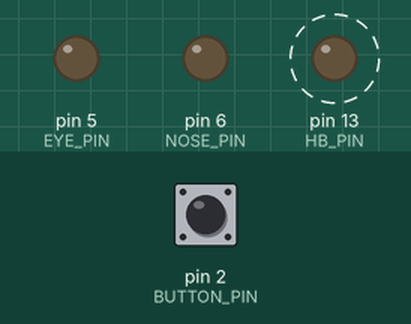
This program was run on a simulated Arduino Nano Every. Shown: output pins drawn as LEDs (lit = HIGH). Dashed ring = blinking. Inputs (shaded band) come from the test bench; at power-on: pin 2 (BUTTON_PIN) HIGH.

Above: at 1.2 s.
1.3 s: pin 2 (BUTTON_PIN) pulled LOW for 0.15 s
At 1.95 s:
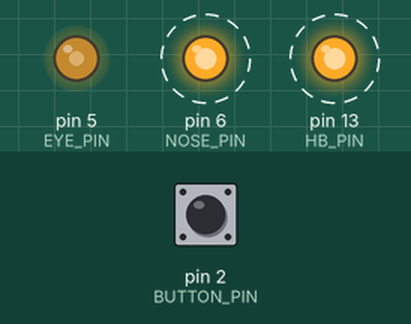
At 7.95 s:
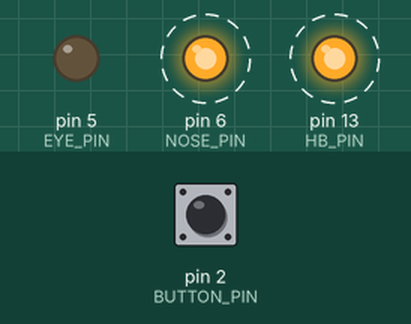
Timing chart, 0 to 13.3 s (numbered marks = the images above; inputs shaded):
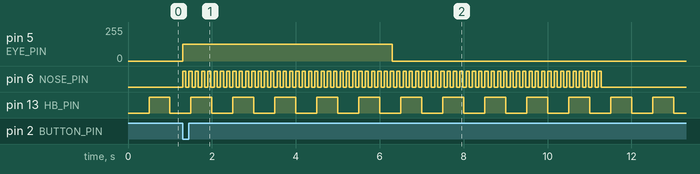

Measured:
- after the input at 1.3 s, pin 5 (EYE_PIN): 0/255 → 127/255 at once, → 0/255 5.0 s later; pin 6 (NOSE_PIN): alternates HIGH for 0.08 s and LOW for 0.08 s, 134 changes in all, then stays LOW, starting at once
- by itself, pin 13 (HB_PIN): alternates HIGH for 0.50 s and LOW for 0.50 s

The program:

main.cpp
```cpp
#include <Arduino.h>

// ── Pin assignments ───────────────────────────────────────────────────────────
#define EYE_PIN    5
#define NOSE_PIN   6
#define HB_PIN     13

#define BUTTON_PIN 2
#define POT_EYE    A0
#define POT_NOSE   A1

// ── Limits ────────────────────────────────────────────────────────────────────
#define ADC_MAX 1023
#define PWM_MAX 255

// ── Timing (ms) ───────────────────────────────────────────────────────────────
#define EYE_TIME   5000UL
#define NOSE_TIME  10000UL
// Half-period bounds for nose blink in milliseconds.
// Smaller half-period = faster blink rate.
#define BLINK_MIN  50UL    // shortest half-period (~10 Hz, fastest blink)
#define BLINK_MAX  100UL   // longest  half-period (~5  Hz, slowest blink)
#define HB_HALF    500UL

// ── Function prototypes ───────────────────────────────────────────────────────
void buttonISR();
void readInputs(int &eye_raw, int &nose_raw);
void computeParams(int eye_raw, int nose_raw);
void updateHeartbeat();

// ── State machine ─────────────────────────────────────────────────────────────
// IDLE:        waiting for button press; all LEDs off
// ANALOG_READ: read potentiometers and compute parameters; transition to LED_OUTPUT
// LED_OUTPUT:  drive eye and nose LEDs per spec; return to IDLE when done
enum State { IDLE, ANALOG_READ, LED_OUTPUT };
volatile State state = IDLE;

// ── Global variables ──────────────────────────────────────────────────────────
// eye_raw / nose_raw removed — they are now locals passed between readInputs() and computeParams()

int eye_brightness = 0;        // PWM value for eye LEDs (0–255)
unsigned long blink_half = 0;  // nose blink half-period (ms)

unsigned long start_time = 0;
unsigned long last_blink = 0;
unsigned long last_hb    = 0;

bool nose_on    = false;
bool entry_flag = false;  // set true when first entering LED_OUTPUT

void setup() {
  pinMode(EYE_PIN,    OUTPUT);
  pinMode(NOSE_PIN,   OUTPUT);
  pinMode(HB_PIN,     OUTPUT);
  pinMode(BUTTON_PIN, INPUT_PULLUP);  // button is active LOW

  // trigger ISR on falling edge (button press)
  attachInterrupt(digitalPinToInterrupt(BUTTON_PIN), buttonISR, FALLING);
}

void loop() {
  updateHeartbeat();  // blink onboard LED at 1 Hz in all states

  switch (state) {

    case IDLE:
      // keep LEDs off while waiting for button press
      analogWrite(EYE_PIN,   0);    // analogWrite needed here to cancel any active PWM on eye pin
      digitalWrite(NOSE_PIN, LOW);  // nose is always pure digital on/off
      break;

    case ANALOG_READ: {
      // read both potentiometers then compute brightness and blink rate;
      // raw values are local — no global intermediaries needed
      int eye_raw, nose_raw;
      readInputs(eye_raw, nose_raw);
      computeParams(eye_raw, nose_raw);
      entry_flag = true;   // signal LED_OUTPUT to initialise timing on first entry
      state = LED_OUTPUT;
      break;
    }

    case LED_OUTPUT: {
      // initialise timing variables once on entry (entry_flag replaces fragile millis() sentinel)
      if (entry_flag) {
        start_time = millis();
        last_blink = start_time;
        nose_on    = true;
        digitalWrite(NOSE_PIN, HIGH);    // nose LED on immediately (full on, no PWM)
        entry_flag = false;
      }

      unsigned long now = millis();

      // eye LEDs on for EYE_TIME ms
      if (now - start_time < EYE_TIME) {
        analogWrite(EYE_PIN, eye_brightness);
      } else {
        analogWrite(EYE_PIN, 0);
      }

      // nose LED blinks for NOSE_TIME ms, then cycle ends
      if (now - start_time < NOSE_TIME) {
        if (now - last_blink >= blink_half) {
          nose_on = !nose_on;
          digitalWrite(NOSE_PIN, nose_on ? HIGH : LOW);  // clean digital toggle, no PWM
          last_blink = now;
        }
      } else {
        digitalWrite(NOSE_PIN, LOW);
        state = IDLE;
      }
      break;
    }
  }
}

// ISR: transitions IDLE → ANALOG_READ on button press.
// state is stored as a single byte on AVR, so the read here is atomic.
void buttonISR() {
  if (state == IDLE) {
    state = ANALOG_READ;
  }
}

// Read both potentiometers into caller-provided references.
void readInputs(int &eye_raw, int &nose_raw) {
  eye_raw  = analogRead(POT_EYE);
  nose_raw = analogRead(POT_NOSE);
}

// Map raw ADC readings to PWM brightness and nose blink half-period.
// Nose mapping is inverted: higher pot value → shorter half-period → faster blink.
void computeParams(int eye_raw, int nose_raw) {
  eye_brightness = map(eye_raw,  0, ADC_MAX, 0,         PWM_MAX);
  blink_half     = map(nose_raw, 0, ADC_MAX, BLINK_MAX, BLINK_MIN);
}

// Toggle the onboard heartbeat LED every HB_HALF ms (1 Hz).
void updateHeartbeat() {
  unsigned long now = millis();
  if (now - last_hb >= HB_HALF) {
    digitalWrite(HB_PIN, !digitalRead(HB_PIN));
    last_hb = now;
  }
}
```
